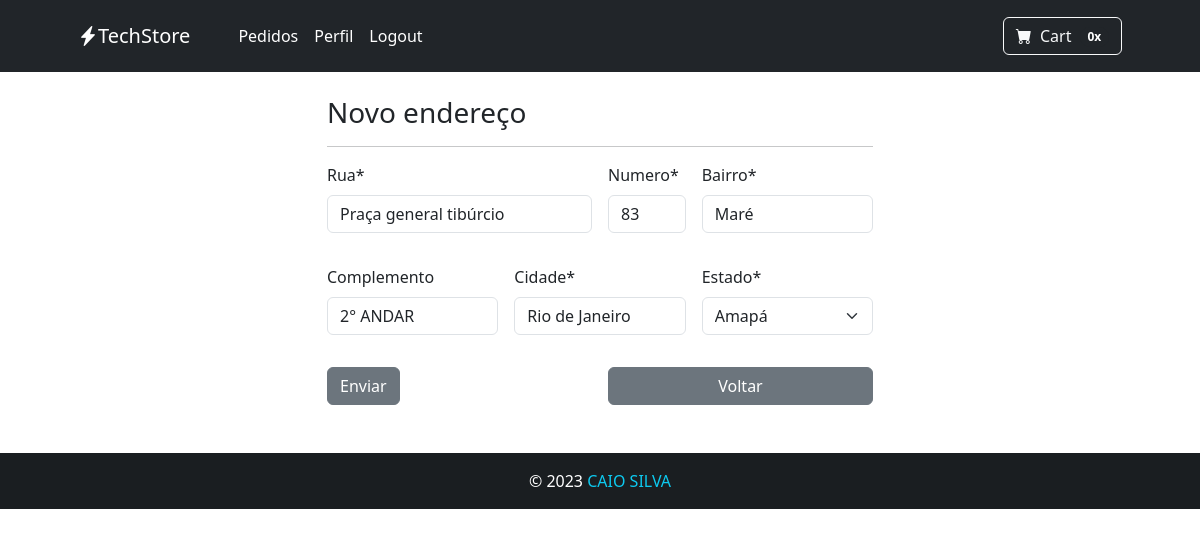
The app's page /update_endereco/34/ (signed in) with its own data.
### apps/autenticacao/models.py (models this page shows)
class Endereco(models.Model):
    rua = models.CharField(max_length=100)
    numero = models.CharField(max_length=4)
    bairro = models.CharField(max_length=50)
    cidade = models.CharField(max_length=50)
    estado = models.CharField(("estado"), max_length=50, choices=estado_choices)
    complemento = models.CharField(max_length=100, null=True, blank=True)
    user = models.ForeignKey(User, on_delete=models.CASCADE)

### apps/autenticacao/views.py (the view, shortened to what this page needs)
# urls.py: path('update_endereco/<int:pk>/', views.UpdateEndereco.as_view(), name='update_endereco'),
class UpdateEndereco(LoginRequiredMixin, UpdateView):
    model = Endereco
    form_class = EnderecoForm
    template_name = 'form_endereco.html'
    success_url = reverse_lazy('autenticacao:endereco')

### apps/autenticacao/forms.py
class EnderecoForm(forms.ModelForm):
    class Meta:
        model = Endereco
        fields = '__all__'
        exclude = ('user',)

### apps/autenticacao/templates/form_endereco.html (shortened to what this page needs)
{% extends 'base.html' %}
{% load crispy_forms_tags %}
{% block conteudo %}
<div class="row">
    <div class="col-md-6 mx-auto">
        <h3>Novo endereço</h3>
        <hr>
        <form method='POST' class="row g-3 "> {% csrf_token %}
            <div class="col-md-6">
            {{form.rua|as_crispy_field}}
            </div>
            <div class="col-md-2">
                {{form.numero|as_crispy_field}}
            </div>
            <div class="col-md-4">
            {{form.bairro|as_crispy_field}}
            </div>
            <div class="col-md-4">
                {{form.complemento|as_crispy_field}}
                </div>
            <div class="col-md-4">
                {{form.cidade|as_crispy_field}}
            </div>
            <div class="col-md-4">
                {{form.estado|as_crispy_field}}
            </div>
            <div class="col-6">
                <button class='btn btn-secondary  d-block' type="submit">Enviar</button>
            </div>
            <div class="col-6">
                <a href='{% url "autenticacao:endereco" %}' class='btn btn-secondary d-block'>Voltar</a>
            </div>
        </form>
    </div>
</div>
{% endblock conteudo %}

### records on screen
Endereco: rua "Praça general tibúrcio", numero "83", bairro "Maré", complemento "2° ANDAR", cidade "Rio de Janeiro", estado "Amapá"

### other values on screen
{{ request.session.carrinho|length }} "0"
